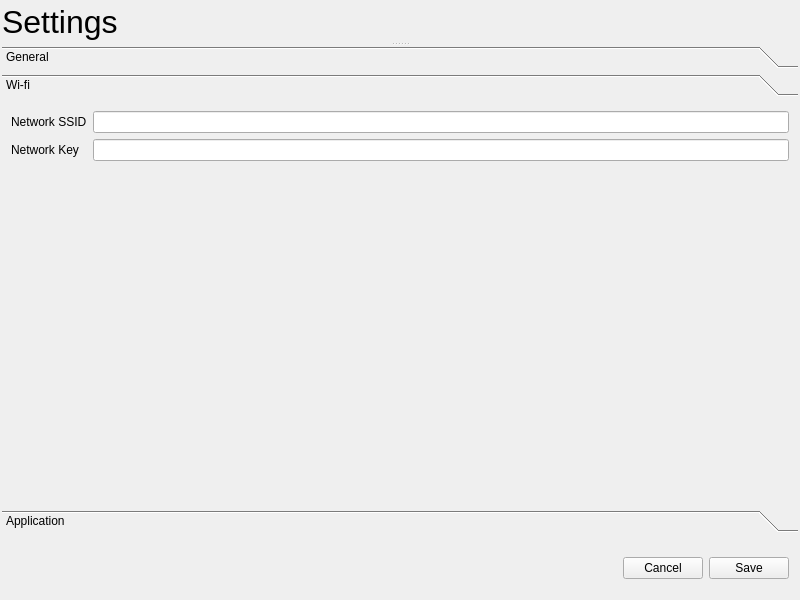
<?xml version="1.0" encoding="UTF-8"?>
<ui version="4.0">
 <class>SettingsWindow</class>
 <widget class="QWidget" name="SettingsWindow">
  <property name="geometry">
   <rect>
    <x>0</x>
    <y>0</y>
    <width>800</width>
    <height>600</height>
   </rect>
  </property>
  <property name="windowTitle">
   <string>Settings</string>
  </property>
  <layout class="QVBoxLayout" name="verticalLayout">
   <property name="leftMargin">
    <number>2</number>
   </property>
   <property name="topMargin">
    <number>2</number>
   </property>
   <property name="rightMargin">
    <number>2</number>
   </property>
   <property name="bottomMargin">
    <number>2</number>
   </property>
   <item>
    <widget class="QSplitter" name="splitter">
     <property name="orientation">
      <enum>Qt::Vertical</enum>
     </property>
     <widget class="QLabel" name="lblSettingsHeader">
      <property name="maximumSize">
       <size>
        <width>16777215</width>
        <height>40</height>
       </size>
      </property>
      <property name="font">
       <font>
        <pointsize>24</pointsize>
       </font>
      </property>
      <property name="text">
       <string>Settings</string>
      </property>
     </widget>
     <widget class="QToolBox" name="SettingsToolbox">
      <property name="currentIndex">
       <number>1</number>
      </property>
      <widget class="QWidget" name="GeneralPage">
       <property name="geometry">
        <rect>
         <x>0</x>
         <y>0</y>
         <width>796</width>
         <height>393</height>
        </rect>
       </property>
       <attribute name="label">
        <string>General</string>
       </attribute>
      </widget>
      <widget class="QWidget" name="WifiPage">
       <property name="geometry">
        <rect>
         <x>0</x>
         <y>0</y>
         <width>796</width>
         <height>393</height>
        </rect>
       </property>
       <attribute name="label">
        <string>Wi-fi</string>
       </attribute>
       <layout class="QFormLayout" name="formLayout">
        <item row="0" column="0">
         <widget class="QLabel" name="lblWifiNetSsid">
          <property name="text">
           <string>Network SSID</string>
          </property>
         </widget>
        </item>
        <item row="0" column="1">
         <widget class="QLineEdit" name="txtWifiNetSsid"/>
        </item>
        <item row="1" column="0">
         <widget class="QLabel" name="lblWifiNetKey">
          <property name="text">
           <string>Network Key</string>
          </property>
         </widget>
        </item>
        <item row="1" column="1">
         <widget class="QLineEdit" name="txtWifiNetKey">
          <property name="echoMode">
           <enum>QLineEdit::Password</enum>
          </property>
         </widget>
        </item>
       </layout>
      </widget>
      <widget class="QWidget" name="ApplicationPage">
       <attribute name="label">
        <string>Application</string>
       </attribute>
       <layout class="QFormLayout" name="formLayout_2">
        <item row="0" column="0" colspan="2">
         <widget class="QGroupBox" name="ApiGroupBox">
          <property name="sizePolicy">
           <sizepolicy hsizetype="MinimumExpanding" vsizetype="Preferred">
            <horstretch>0</horstretch>
            <verstretch>0</verstretch>
           </sizepolicy>
          </property>
          <property name="title">
           <string>API</string>
          </property>
          <layout class="QFormLayout" name="formLayout_3">
           <item row="0" column="0">
            <widget class="QLabel" name="lblApiBaseUrl">
             <property name="text">
              <string>Base URL</string>
             </property>
            </widget>
           </item>
           <item row="0" column="1">
            <widget class="QLineEdit" name="txtApiBaseUrl"/>
           </item>
           <item row="1" column="0">
            <widget class="QLabel" name="lblApiUsername">
             <property name="text">
              <string>Username</string>
             </property>
            </widget>
           </item>
           <item row="1" column="1">
            <widget class="QLineEdit" name="txtApiUsername"/>
           </item>
           <item row="2" column="0">
            <widget class="QLabel" name="lblApiPassword">
             <property name="text">
              <string>Password</string>
             </property>
            </widget>
           </item>
           <item row="2" column="1">
            <widget class="QLineEdit" name="txtApiPassword">
             <property name="echoMode">
              <enum>QLineEdit::Password</enum>
             </property>
            </widget>
           </item>
          </layout>
         </widget>
        </item>
        <item row="1" column="0" colspan="2">
         <widget class="QGroupBox" name="ImagesGroupBox">
          <property name="title">
           <string>Images</string>
          </property>
          <layout class="QFormLayout" name="formLayout_4">
           <item row="1" column="0">
            <widget class="QLabel" name="label_3">
             <property name="text">
              <string>Storage Path</string>
             </property>
            </widget>
           </item>
           <item row="1" column="1">
            <widget class="QLineEdit" name="lineEdit"/>
           </item>
          </layout>
         </widget>
        </item>
       </layout>
      </widget>
     </widget>
    </widget>
   </item>
   <item alignment="Qt::AlignRight">
    <widget class="QWidget" name="ActionBarWidget" native="true">
     <property name="minimumSize">
      <size>
       <width>0</width>
       <height>60</height>
      </size>
     </property>
     <layout class="QHBoxLayout" name="horizontalLayout">
      <item>
       <widget class="QPushButton" name="cmdCancel">
        <property name="text">
         <string>Cancel</string>
        </property>
       </widget>
      </item>
      <item>
       <widget class="QPushButton" name="cmdSave">
        <property name="text">
         <string>Save</string>
        </property>
       </widget>
      </item>
     </layout>
    </widget>
   </item>
  </layout>
 </widget>
 <resources/>
 <connections/>
</ui>
